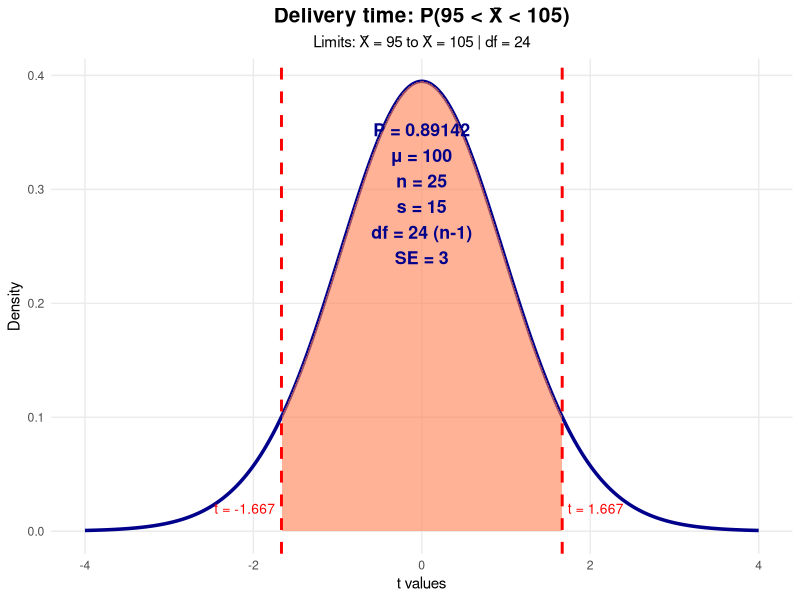

This chart was generated by the following R code:
library(ggplot2)

# complete function for t-Student with all parameters
t_student_completo <- function(
  mu = 100,           # Population mean
  n = 25,             # Sample size
  s = 15,             # Sample standard deviation
  lower = -Inf,       # Lower limit
  upper = Inf,        # Upper limit
  main = "t-Student Distribution"
) {

  # Calculate degrees of freedom and standard error
  gl <- n - 1
  se <- s / sqrt(n)

  # Convert limits from original scale to t scale
  # If limits are in original scale (X̄), convert to t
  # If already in t scale, use directly
  # We assume if limits are small (-5 to 5), they're in t scale
  # If large, they're in original scale

  if (abs(lower) > 10 | abs(upper) > 10) {
    # Limits are in original scale, convert to t
    t_lower <- ifelse(is.infinite(lower), -Inf, (lower - mu) / se)
    t_upper <- ifelse(is.infinite(upper), Inf, (upper - mu) / se)
    limites_originales <- c(lower, upper)
  } else {
    # Limits are already in t scale
    t_lower <- lower
    t_upper <- upper
    # Convert to original scale for display
    limites_originales <- c(
      ifelse(is.infinite(lower), -Inf, mu + lower * se),
      ifelse(is.infinite(upper), Inf, mu + upper * se)
    )
  }

  # Create data for the plot
  t_values <- seq(-4, 4, length = 1000)
  df_data <- data.frame(t = t_values, densidad = dt(t_values, gl))

  # Shaded area
  df_shade <- df_data[df_data$t >= t_lower & df_data$t <= t_upper,]

  # Calculate probability
  prob <- pt(t_upper, gl) - pt(t_lower, gl)

  # Create labels for the limits
  label_lower <- ifelse(is.infinite(t_lower), "-∞", paste0("t = ", round(t_lower, 3)))
  label_upper <- ifelse(is.infinite(t_upper), "∞", paste0("t = ", round(t_upper, 3)))

  label_lower_orig <- ifelse(is.infinite(limites_originales[1]), "-∞", paste0("X̄ = ", round(limites_originales[1], 2)))
  label_upper_orig <- ifelse(is.infinite(limites_originales[2]), "∞", paste0("X̄ = ", round(limites_originales[2], 2)))

  # Create plot
  p <- ggplot(df_data, aes(t, densidad)) +
    geom_line(linewidth = 1.2, color = "darkblue") +
    geom_area(data = df_shade, fill = "coral", alpha = 0.6) +
    geom_vline(xintercept = c(t_lower, t_upper)[is.finite(c(t_lower, t_upper))], linetype = "dashed", color = "red", linewidth = 1) +

    # Main annotation with all parameters
    annotate(
      "text",
      x = 0,
      y = max(df_data$densidad) * 0.75,
      label = paste0(
        "P = ", round(prob, 5), "\n",
        "μ = ", mu, "\n",
        "n = ", n, "\n",
        "s = ", s, "\n",
        "df = ", gl, " (n-1)\n",
        "SE = ", round(se, 5)
      ),
      size = 4.5,
      fontface = "bold",
      color = "darkblue"
    ) +

    # Labels at the limits (t scale)
    { if (is.finite(t_lower))
      annotate("text", x = t_lower, y = max(df_data$densidad) * 0.05, label = label_lower, size = 3.5, color = "red", hjust = 1.1)
    } +
    { if (is.finite(t_upper))
      annotate("text", x = t_upper, y = max(df_data$densidad) * 0.05, label = label_upper, size = 3.5, color = "red", hjust = -0.1)
    } +

    labs(
      title = main,
      subtitle = paste0("Limits: ", label_lower_orig, " to ", label_upper_orig, " | df = ", gl),
      x = "t values",
      y = "Density"
    ) +
    theme_minimal() +
    theme(
      plot.title = element_text(hjust = 0.5, size = 15, face = "bold"),
      plot.subtitle = element_text(hjust = 0.5, size = 11),
      panel.grid.minor = element_blank()
    )

  print(p)

  # Return useful information
  cat("\n========================================\n")
  cat("SUMMARY OF RESULTS\n")
  cat("========================================\n")
  cat("Population mean (μ):", mu, "\n")
  cat("Sample size (n):", n, "\n")
  cat("Sample standard deviation (s):", s, "\n")
  cat("Degrees of freedom (df):", gl, "\n")
  cat("Standard error (SE):", round(se, 4), "\n")
  cat("────────────────────────────────────────\n")
  cat(
    "Limits in t scale:",
    ifelse(is.infinite(t_lower), "-∞", round(t_lower, 4)), "to",
    ifelse(is.infinite(t_upper), "∞", round(t_upper, 4)), "\n"
  )
  cat(
    "Limits in X̄ scale:",
    ifelse(is.infinite(limites_originales[1]), "-∞", round(limites_originales[1], 4)), "to",
    ifelse(is.infinite(limites_originales[2]), "∞", round(limites_originales[2], 4)), "\n")
  cat("────────────────────────────────────────\n")
  cat("Probability:", round(prob, 4), "\n")
  cat("========================================\n\n")

  return(invisible(list(
    probability = prob,
    degrees_of_freedom = gl,
    standard_error = se,
    t_limits = c(t_lower, t_upper),
    original_limits = limites_originales,
    parameters = list(mu = mu, n = n, s = s)
  )))
}

# ============================================
# USAGE EXAMPLES
# ============================================

# Example 1: P(t > 1.5)
# Limits in t scale
# t_student_completo(mu = 100, n = 25, s = 15, lower = 1.5, upper = Inf, main = "P(t > 1.5)")

# Example 2: P(-2 < t < 2)
# Limits in t scale
# t_student_completo(mu = 100, n = 30, s = 12, lower = -2, upper = 2, main = "P(-2 < t < 2)")

# Example 3: P(X̄ > 105)
# Limits in original scale
# t_student_completo(mu = 100, n = 16, s = 8, lower = 105, upper = Inf, main = "P(X̄ > 105)")

# Example 4: P(95 < X̄ < 105)
# Limits in original scale
# t_student_completo(mu = 100, n = 20, s = 10, lower = 95, upper = 105, main = "P(95 < X̄ < 105)")

# Example 5: P(t < -1.8)
# t_student_completo(mu = 50, n = 12, s = 5, lower = -Inf, upper = -1.8, main = "P(t < -1.8)")

# Example 6: Complete problem
# A company claims the average delivery time is 100 minutes.
# We take a sample of 25 deliveries with s = 15 minutes.
# What is the probability that the sample mean is between 95 and 105?
resultado <- t_student_completo(
  mu = 100,      # Population mean (minutes)
  n = 25,        # Sample size
  s = 15,        # Sample standard deviation
  lower = 95,    # Lower limit
  upper = 105,   # Upper limit
  main = "Delivery time: P(95 < X̄ < 105)"
)
